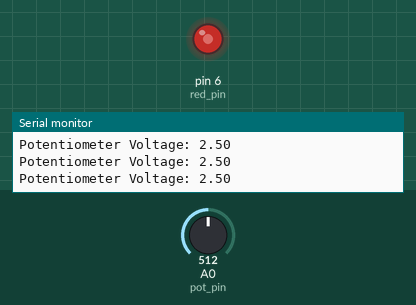
Simulated run of this sketch. Board: Arduino Uno, built with avr-gcc and run on an emulated ATmega328P. Parts: output pins drawn as LEDs (lit = HIGH), the last lines printed to the serial monitor. Inputs (shaded band) come from the test bench; at power-on: A0 (pot_pin) = 512.

Above: at 1.3 s.
1.4 s: A0 (pot_pin) set to 716
At 2.2 s:
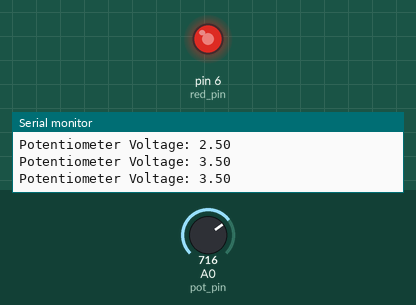
3.0 s: A0 (pot_pin) set to 900
At 3.4 s:
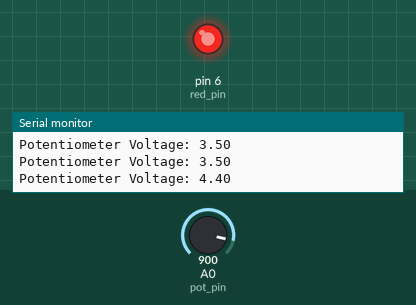
4.5 s: A0 (pot_pin) set to 122
At 5.7 s:
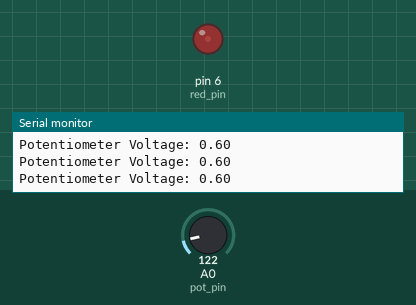
6.0 s: A0 (pot_pin) set to 0
At 7.1 s:
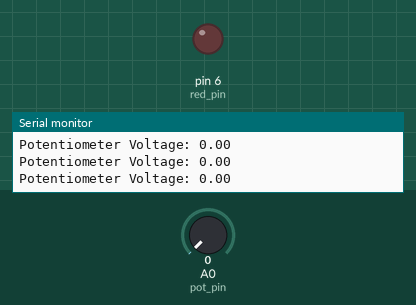
7.5 s: A0 (pot_pin) set to 511
At 8.3 s:
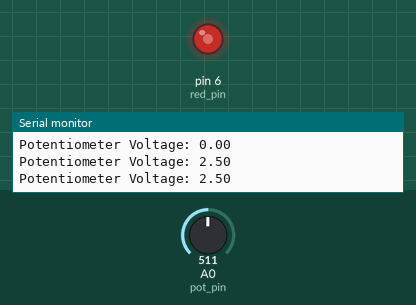
Timing chart, 0 to 10.0 s (numbered marks = the images above; inputs shaded):
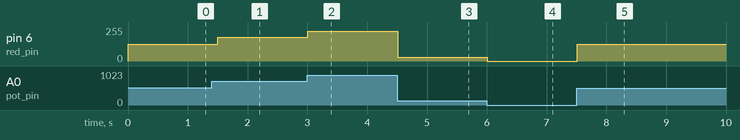

The sketch:

14_Dimmable_LED.ino
```cpp
int pot_pin = A0;
int red_pin = 6;
int pot_value;
int LED_value;
float V2;
int slow_delay = 500;

void setup() {
  // put your setup code here, to run once:
  Serial.begin(9600);
  pinMode(pot_pin, INPUT);
  pinMode(red_pin, OUTPUT);
}

void loop() {
  // put your main code here, to run repeatedly:
  pot_value = analogRead(pot_pin);
  LED_value = (255.0 / 1023.0) * pot_value;
  analogWrite(red_pin, LED_value);
  V2 = (pot_value * 5.0)/1023;
  Serial.print("Potentiometer Voltage: ");
  Serial.println(V2);
  delay(slow_delay);

}
```

Measured:
- after the input at 1.4 s, pin 6 (red_pin): 127/255 → 178/255 after 0.10 s
- after the input at 3.0 s, pin 6 (red_pin): 178/255 → 224/255 at once
- after the input at 4.5 s, pin 6 (red_pin): 224/255 → 30/255 at once
- after the input at 6.0 s, pin 6 (red_pin): 30/255 → 0/255 at once
- after the input at 7.5 s, pin 6 (red_pin): 0/255 → 127/255 at once
